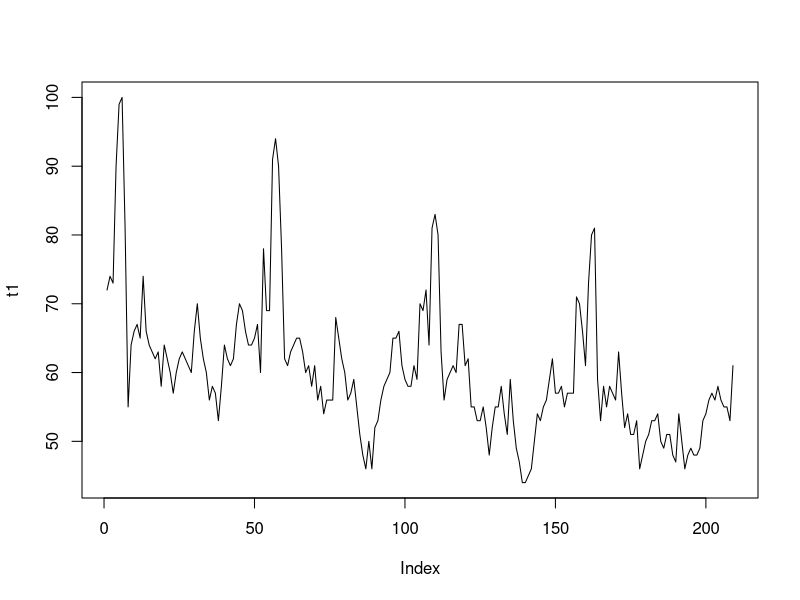
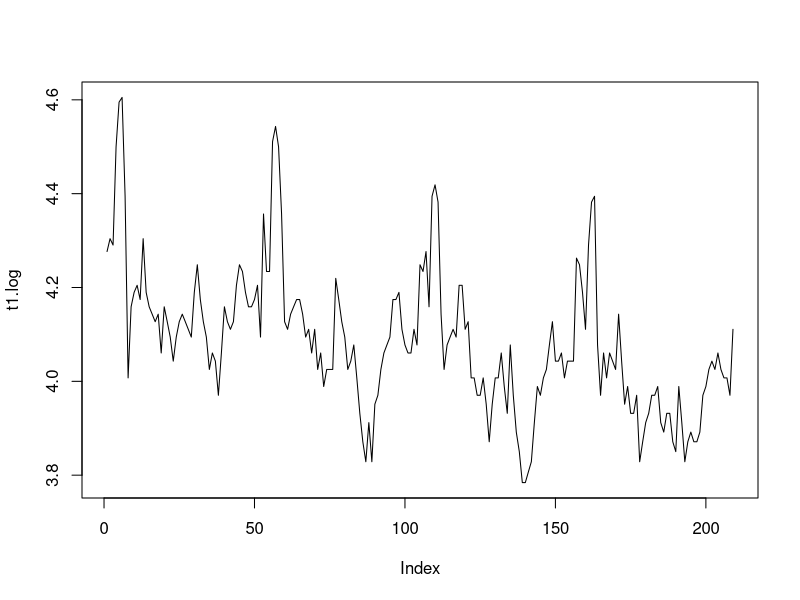
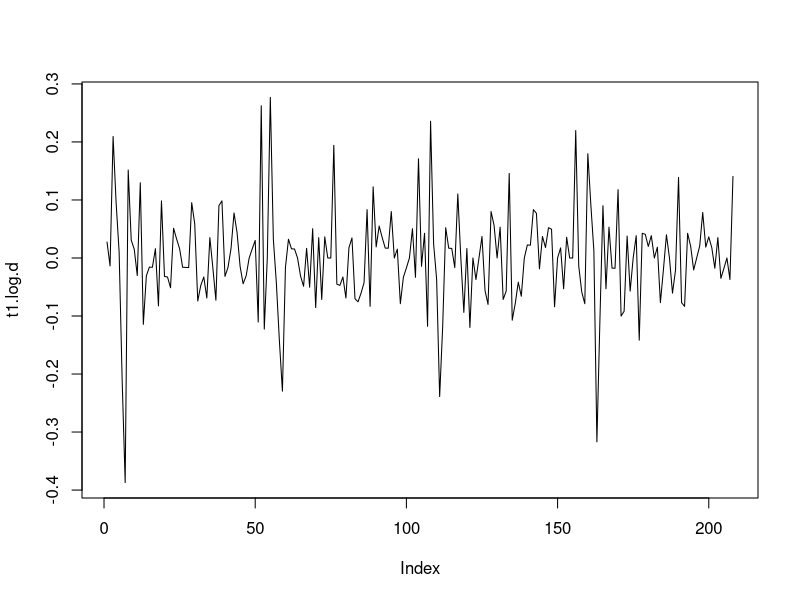
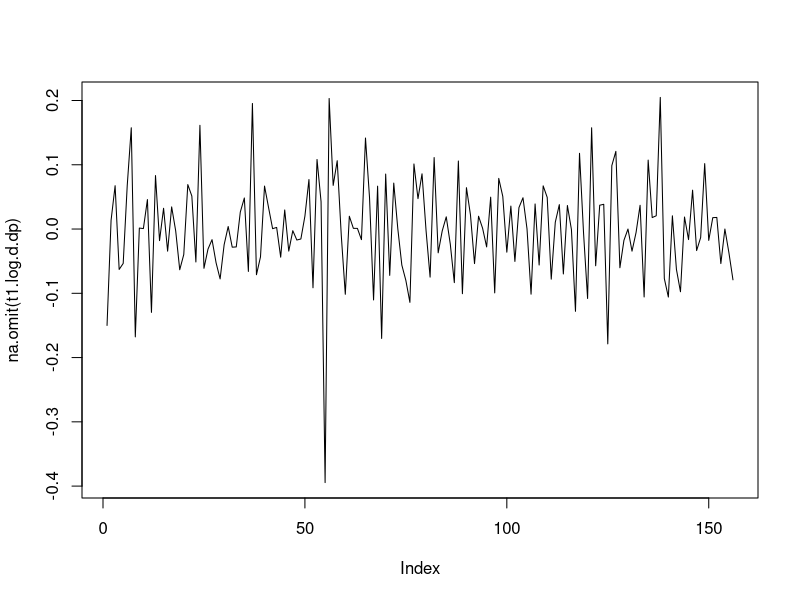
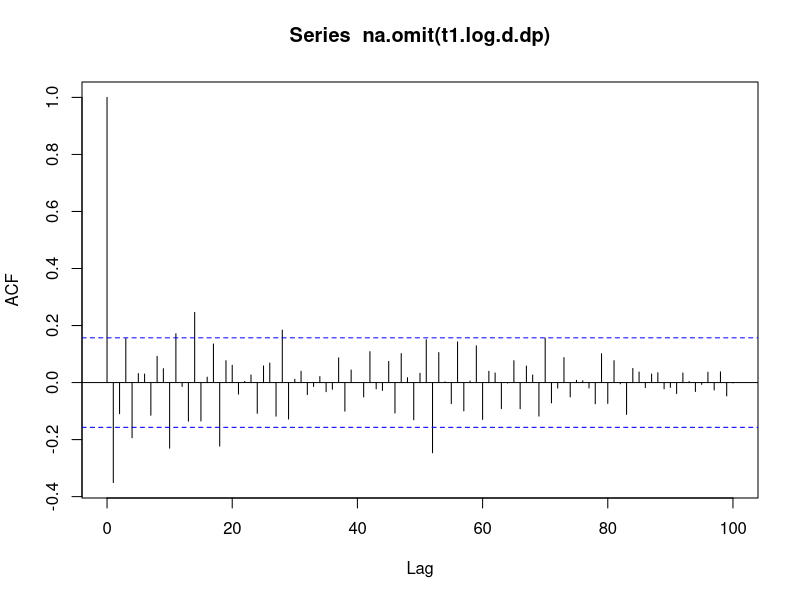
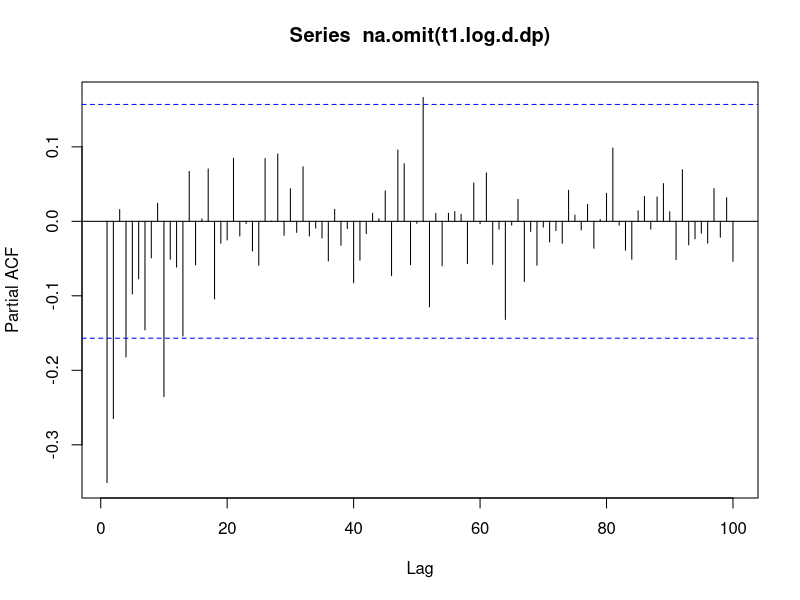
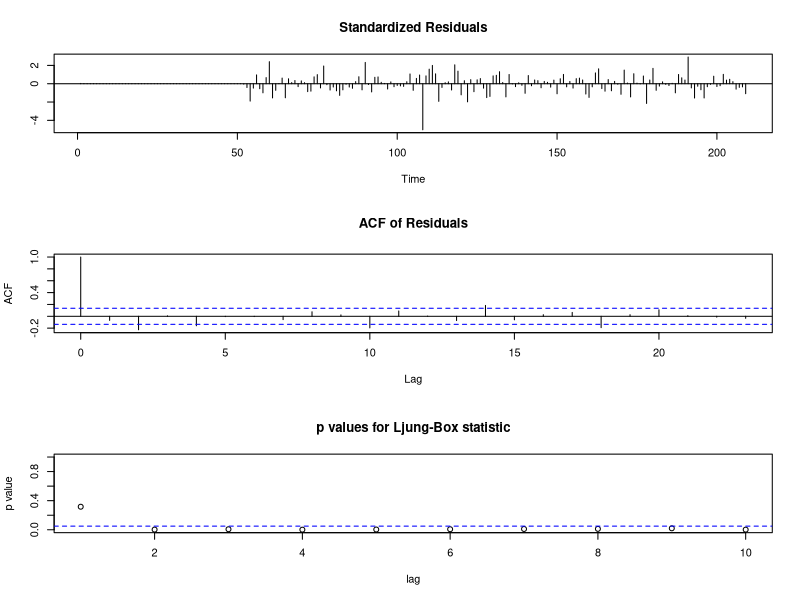

Reproduce these figures in R, in order. (Note: this script raises an error after producing the figures.)
library(quantmod)
dev.off()
setwd("C:/Users/vlfgn/Desktop/Stat153")

t1 = as.numeric(unlist(read.csv("1DS.csv", as.is = TRUE, header = FALSE)))
t3 = read.csv("1DS_withWeek.csv", header = FALSE)

t1.1=xts(t3$V2, as.Date(t3$V1, format = '%Y-%m-%d'))

##1. Differencing
plot(t1,type = 'l')
#plot(t1.1, type = "l")

# the resulting plot shows periodicity

#Taking log
t1.log = log(t1)
plot(t1.log, type='l')
#t1.1.log = log(t1.1)
#plot(t1.1.log, type='l')


#Taking difference to remove the trend
t1.log.d = diff(t1.log)
plot(t1.log.d, type = "l")
#t1.1.log.d = diff(t1.1.log)
#plot(t1.1.log.d, type = "l")


#Taking differnece to remove the period 
t1.log.d.dp = diff(t1.log.d, lag=52)
plot(na.omit(t1.log.d.dp), type= 'l')
#t1.1.log.d.dp = diff(t1.1.log.d, lag=52)
#plot(na.omit())
#now plot seems to be white noise


acf(na.omit(t1.log.d.dp), lag.max = 100)$acf
#This suggest that the data mgiht folloW ARMA(0,1)*(0,1)_52
pacf(na.omit(t1.log.d.dp), lag.max = 100)
#This does not reveal much information but there might ARMA(1,0)*(0,1)_52 OR ARMA(2,0)*(0,1)_52.

#However, just to be sure, let's check if there is a ar component.
####################################################################################
a1.0.1 = arima(t1.log, order=c(1,1,0), seasonal = list(order=c(0,1,1), period=52))
tsdiag(a1.0.1)
AIC(a1.0.1) #-369.8849
BIC(a1.0.1) #-360.7353
MSE.a1.0.1 = computeCVmse(c(1,1,0),c(0,1,1))
mean(MSE.a1.0.1) #25.23343
MSE2.a1.0.1 = computeCVmse2(c(1,1,0),c(0,1,1))
mean(na.omit(MSE2.a1.0.1)) #26.74823
tail(MSE2.a1.0.1) #10.74570 20.20786 32.21813 21.75386 19.31622 24.36642

a1.1.1 = arima(t1.log, order=c(1,1,1), seasonal = list(order=c(0,1,1),period=52))
tsdiag(a1.1.1)
AIC(a1.1.1) #-400.6762
BIC(a1.1.1) #-388.4768
MSE.a1.1.1 = computeCVmse(c(1,1,1),c(0,1,1))
mean(MSE.a1.1.1) #17.13972
MSE2.a1.1.1 = computeCVmse2(c(1,1,1),c(0,1,1))
mean(na.omit(MSE2.a1.1.1)) #11.94141
tail(MSE2.a1.1.1) #7.604789  5.493301  5.206586  6.927420 10.482986 19.171434

a2.1.1 = arima(t1.log, order=c(2,1,1), seasonal = list(order=c(0,1,1),period=52))
tsdiag(a2.1.1)
AIC(a2.1.1) #-398.9074
BIC(a2.1.1) #-383.6581
MSE.a2.1.1 = computeCVmse(c(2,1,1),c(0,1,1))
mean(MSE.a2.1.1) #19.381
MSE2.a2.1.1 = computeCVmse2(c(2,1,1),c(0,1,1))
mean(na.omit(MSE2.a2.1.1)) #12.33244
tail(MSE2.a2.1.1) #7.527082  5.635878  5.656881  7.472509 11.172889 19.956677

a2.1.0 = arima(t1.log, order=c(2,1,0), seasonal = list(order=c(0,1,1),period=52))
tsdiag(a2.1.0)
AIC(a2.1.0) #-398.9074
BIC(a2.1.0) #-383.6581
MSE.a2.1.0 = computeCVmse(c(2,1,0),c(0,1,1))
mean(MSE.a2.1.0) #19.381
MSE2.a2.1.0 = computeCVmse2(c(2,1,0),c(0,1,1))
mean(na.omit(MSE2.a2.1.0)) #12.33244
tail(MSE2.a2.1.0) #7.527082  5.635878  5.656881  7.472509 11.172889 19.956677


##If there's a ar componenet a1.1.1 is the best model.
##########################################################################################

m1.1 = arima(t1.log, order = c(0, 1, 1), seasonal = list(order = c(0, 1, 1), period = 52))
m1.2 = arima(t1.log, order = c(0, 1, 1), seasonal = list(order = c(0, 1, 2), period = 52))
m1.3 = arima(t1.log, order = c(0, 1, 1), seasonal = list(order = c(0, 1, 3), period = 52))

tsdiag(m1.1)
tsdiag(m1.2)
tsdiag(m1.3)
#Ljung-Box statistic shows that these models are inappropriate

BIC(m1.1) #-374.4202
BIC(m1.2) #-370.1097
BIC(m1.3) #-365.4244
#BIC would choose m1.1.

AIC(m1.1) #-383.5697
AIC(m1.2) #-382.3091
AIC(m1.3) #-380.6737
#AIC would choose m1.1 is the most preferred model 
#Result: Among these models, m1.1 is selected as a best model.

m2.1 = arima(t1.log, order = c(0, 1, 2), seasonal = list(order = c(0, 1, 1), period = 52))
m3.1 = arima(t1.log, order = c(0, 1, 3), seasonal = list(order = c(0, 1, 1), period = 52))
m4.1 = arima(t1.log, order = c(0, 1, 4), seasonal = list(order = c(0, 1, 1), period = 52))
m5.1 = arima(t1.log, order = c(0, 1, 5), seasonal = list(order = c(0, 1, 1), period = 52))
m6.1 = arima(t1.log, order = c(0, 1, 6), seasonal = list(order = c(0, 1, 1), period = 52))

tsdiag(m2.1)
tsdiag(m3.1)
tsdiag(m4.1)
tsdiag(m5.1)
tsdiag(m6.1)
#Ljung Box statistic, m4.1, m5.1, m6.1 are selected.

BIC(m2.1) #-384.9544
BIC(m3.1) #-381.5174
BIC(m4.1) #-382.1302
BIC(m5.1) #-377.4513
BIC(m6.1) #-372.5197
#AIC would choose m2.1.

AIC(m2.1) #-397.1538
AIC(m3.1) #-396.7667
AIC(m4.1) #-400.4293
AIC(m5.1) #-398.8003
AIC(m6.1) #-396.9185
#BIC would choose m4.1.
#Result: Among these models, m4.1, m2.1, m5.1, m6.1 are selected as preferable models.

m2.2 = arima(t1.log, order = c(0, 1, 2), seasonal = list(order = c(0, 1, 2), period = 52))
m2.3 = arima(t1.log, order = c(0, 1, 2), seasonal = list(order = c(0, 1, 3), period = 52))
m2.4 = arima(t1.log, order = c(0, 1, 2), seasonal = list(order = c(0, 1, 4), period = 52))

tsdiag(m2.2)
tsdiag(m2.3)
tsdiag(m2.4)
#According to Ljung Box statistic, above three methods show no difference.

BIC(m2.2)#-382.4255
BIC(m2.3)#-377.3767
BIC(m2.4)#-373.1674
#BIC would choose m2.2

AIC(m2.2)#-397.6748
AIC(m2.3)#-395.6758
AIC(m2.4)#-394.5164
#AIC would choose m2.2
#Result: Among these models, m2.2 is selected as a best model.

#What is the best model among m1.1, m4.1, m2.1, m2.2, m5.1, m6.1 
##Let's use CV to find out 

len = length(t1.log)

computeCVmse = function(order.totry,seasorder.totry){
  MSE = numeric()
  for(k in 2:1){
    train.dt = t1.log[1:(len-52*k)]
    test.dt = t1.log[(len-52*k+1):(len - 52*(k-1))]
    mod = arima(train.dt, order = order.totry, seasonal = 
                  list(order = seasorder.totry, period = 52))
    fcast = predict(mod, n.ahead = 52)
    MSE[k] = mean((exp(fcast$pred) - exp(test.dt))^2)
  }
  return(MSE)
}

computeCVmse2 = function(order.totry, seasorder.totry){
  MSE=numeric(0)
  for(k in 108:208){
    train.dt = t1.log[1:k]
    test.dt = t1.log[(k+1):len]
    mod = arima(train.dt, order = order.totry, seasonal = list(order=seasorder.totry, period = 52))
    fcast = predict(mod, n.ahead = (len-k))
    MSE[k] = mean((exp(fcast$pred) - exp(test.dt))^2)
  }
  return(MSE)
}


##computeCVmse function output
MSE.m1.1 = computeCVmse(c(0, 1, 1), c(0,1,1))
MSE.m4.1 = computeCVmse(c(0, 1, 4), c(0,1,1))
MSE.m2.1 = computeCVmse(c(0, 1, 2), c(0,1,1))
MSE.m2.2 = computeCVmse(c(0, 1, 2), c(0,1,2))
MSE.m5.1 = computeCVmse(c(0, 1, 5), c(0,1,1))
MSE.m6.1 = computeCVmse(c(0, 1, 6), c(0,1,1))

##computeCVmse2 function output
MSE2.m1.1 = computeCVmse2(c(0, 1, 1), c(0,1,1))
MSE2.m4.1 = computeCVmse2(c(0, 1, 4), c(0,1,1))
MSE2.m2.1 = computeCVmse2(c(0, 1, 2), c(0,1,1))
MSE2.m2.2 = computeCVmse2(c(0, 1, 2), c(0,1,2))
MSE2.m5.1 = computeCVmse2(c(0, 1, 5), c(0,1,1))
MSE2.m6.1 = computeCVmse2(c(0, 1, 6), c(0,1,1))

##See the tails of MSE2
tail(MSE2.m1.1) #
tail(MSE2.m4.1) #
tail(MSE2.m2.1) #
tail(MSE2.m2.2) #
tail(MSE2.m5.1) #
tail(MSE2.m6.1) #


#Average CV-score using computeCVmse
avg.m1.1 = mean(MSE.m1.1) # 20.15904
avg.m4.1 = mean(MSE.m4.1) # 17.49653
avg.m2.1 = mean(MSE.m2.1) # 19.11847
avg.m2.2 = mean(MSE.m2.2) # 27.51723
avg.m5.1 = mean(MSE.m5.1) # 17.32303
avg.m6.1 = mean(MSE.m6.1) # 18.79556
##Result : m4.1 model is the best model according to computeCVmse.

#Average CV-score using computeCVmse2
avg2.m1.1 = mean(na.omit(MSE2.m1.1)) #18.37231
avg2.m4.1 = mean(na.omit(MSE2.m4.1)) #12.12896
avg2.m2.1 = mean(na.omit(MSE2.m2.1)) #12.89052
avg2.m2.2 = mean(na.omit(MSE2.m2.2)) #13.03457
avg2.m5.1 = mean(na.omit(MSE2.m5.1)) #12.06189
avg2.m6.1 = mean(na.omit(MSE2.m6.1)) #12.14805
##Result : m4.1, m1.5 models are the best model according to computeCVmse2.

######################################################################################
##Comparing the best candidates using the AIC, BIC, CV results
##m4.1 
AIC(m4.1) #-400.4293
BIC(m4.1) #-382.1302
avg.m4.1  # 17.49653
avg2.m4.1 # 12.12896
MSE.m4.1 #11.95002 23.04304
tail(MSE2.m4.1) #7.263629  5.404993  5.678071  7.438003 11.010460 18.938550

##m5.1 
AIC(m5.1) #-398.8003
BIC(m5.1) #-377.4513
avg.m5.1  # 17.32303
avg2.m5.1 # 12.06189
MSE.m5.1 #11.94706 22.69901
tail(MSE2.m5.1) #7.141472  5.400059  5.169943  6.926618 10.369848 18.460622

##a1.1.1
AIC(a1.1.1) #-400.6762
BIC(a1.1.1) #-388.4768
mean(MSE.a1.1.1) #17.13972
mean(na.omit(MSE2.a1.1.1)) #11.94141
MSE.a1.1.1 #11.89859 22.38086
tail(MSE2.a1.1.1) #7.604789  5.493301  5.206586  6.927420 10.482986 19.1714347

######################################################################################
#Plots
plot(1:length(t1), t1, type = "l", xlab = "Weekly Time", xlim= c(0,length(t1)+52))
lines((length(t1)+1):(length(t1)+52), exp(predict(a1.1.1, 52)$pred), col = "red")
lines(x = c(length(t1),length(t1)+1),y = c(t1[length(t1)], exp(predict(a1.1.1,1)$pred))
      , type = 'l', col="red")

######################################################################################

predictions <- exp(predict(a1.1.1, n.ahead = 52)$pred)

write.table(predictions,
            sep = "\n",
            col.names = FALSE,
            row.names = FALSE,
            file = "Q1_PHILHOON_OH_23997722.txt")
##########################################################################################################

